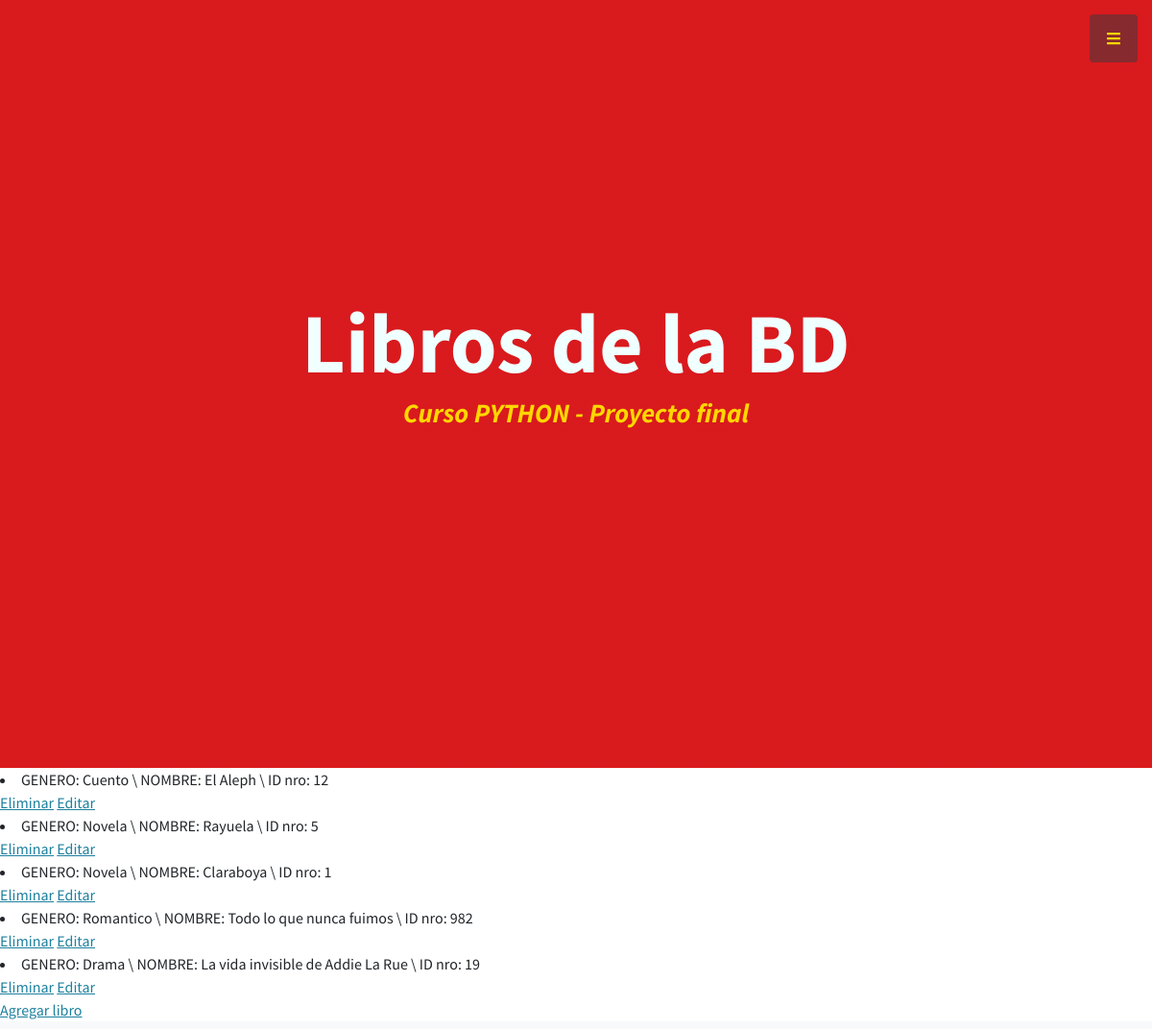
The page /App1/leerLibros (upper part) on the database as committed earlier.
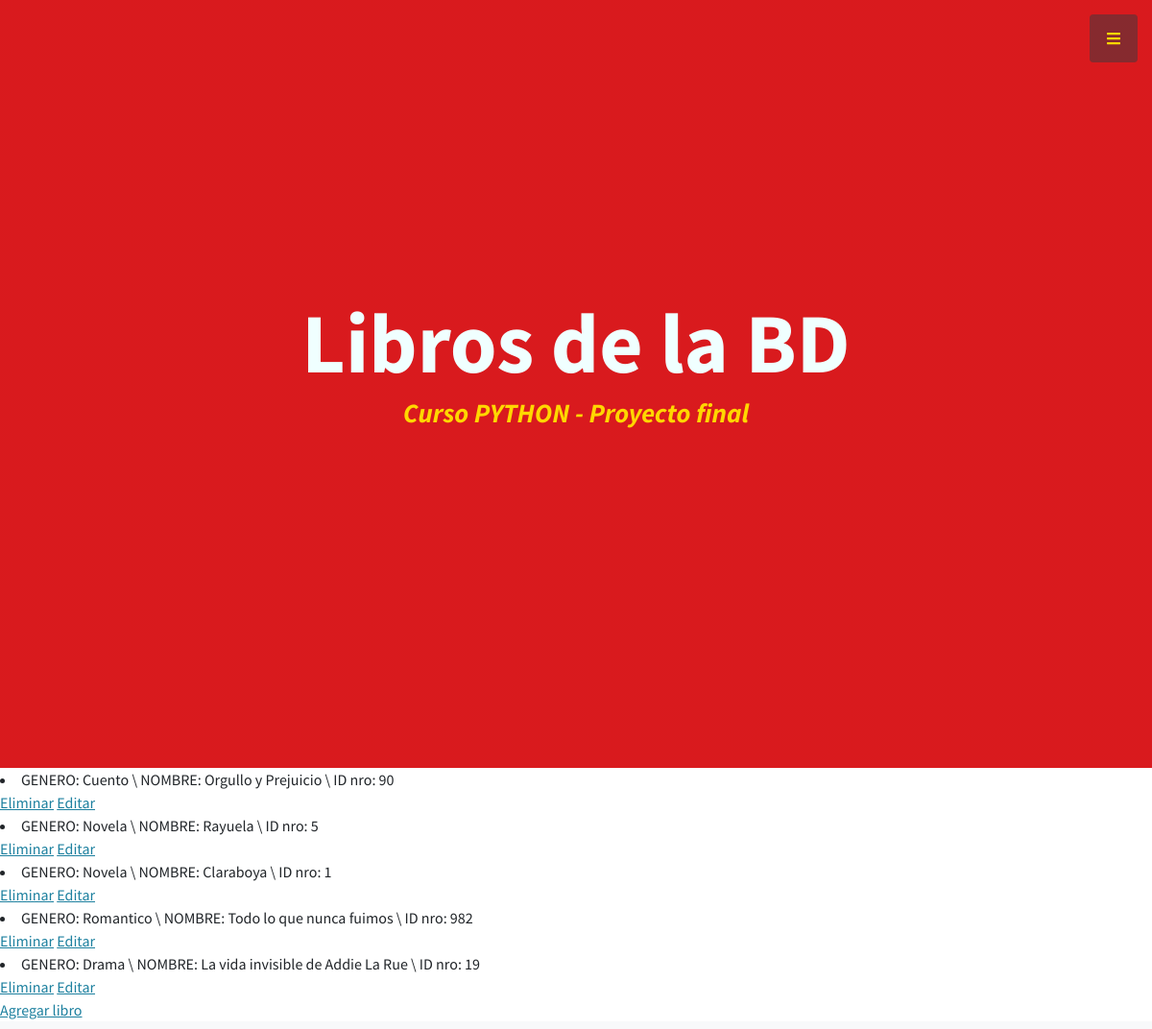
The same page on the database as committed later.
### App1/models.py (models this page shows)
class Libros (models.Model):
    genero = models.CharField(max_length=40)
    nombre = models.CharField(max_length=50)
    numeroId = models.IntegerField()
    def __str__(self):
        return f"GENERO: {self.genero}  \ NOMBRE: {self.nombre} \ ID nro: {self.numeroId}"

### App1/views.py (the view)
# urls.py: path('leerLibros', views.leerLibros, name="LeerLibros"),
def leerLibros(request):
    libros = Libros.objects.all()
    dir = {"libros":libros}
    return render(request, "App1/leerLibros.html", dir)

### App1/templates/App1/leerLibros.html
{% extends "App1/padre.html" %}
{% load static %}
{% block contenido2 %}
    <h1 class="mb-1" style="color: azure;"> Libros de la BD <br> </h1>
{% endblock %}
{% block contenido %}
{% for l in libros %}
    <li> {{ l }} </li>
    <a href="{% url 'EliminarLibros' l.nombre %}">Eliminar</a>
    <a href="{% url 'EditarLibros' l.nombre %}">Editar</a>
    <br>
{% endfor %}
<a href="{% url 'LibrosFormulario'%}"> Agregar libro </a>
{% endblock %}

Rows that differ between the two databases and show on the page:
changed Libros: genero+nombre+numeroId "GENERO: Cuento \\ NOMBRE: El Aleph \\ ID nro: 12" → "GENERO: Cuento \\ NOMBRE: Orgullo y Prejuicio \\ ID nro: 90"
